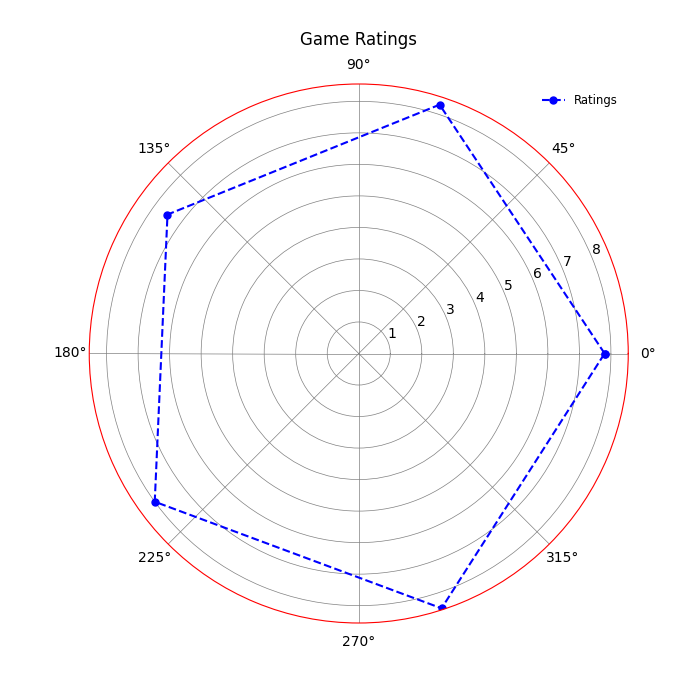

Source code (Python):
import matplotlib.pyplot as plt
import numpy as np

categories = ['Action', 'Adventure', 'Strategy', 'Role-Playing', 'Simulation']
num_vars = len(categories)
ratings = [7.8, 8.3, 7.5, 8.0, 8.5]

angles = np.linspace(0, 2 * np.pi, num_vars, endpoint=False).tolist()
ratings += ratings[:1]
angles += angles[:1]

fig, ax = plt.subplots(figsize=(7, 7), subplot_kw=dict(polar=True))

# Randomly altered stylistic elements
ax.plot(angles, ratings, color='blue', linewidth=1.5, linestyle='--', marker='o', markersize=5)

# Show gridlines
ax.grid(True, linestyle='-', linewidth=0.5, color='gray')

# Changed border color and added title
ax.spines['polar'].set_edgecolor('red')
ax.set_title("Game Ratings", va='bottom')

# Added legend with altered style and position
ax.legend(['Ratings'], loc='upper right', fontsize='small', frameon=False)

plt.show()
